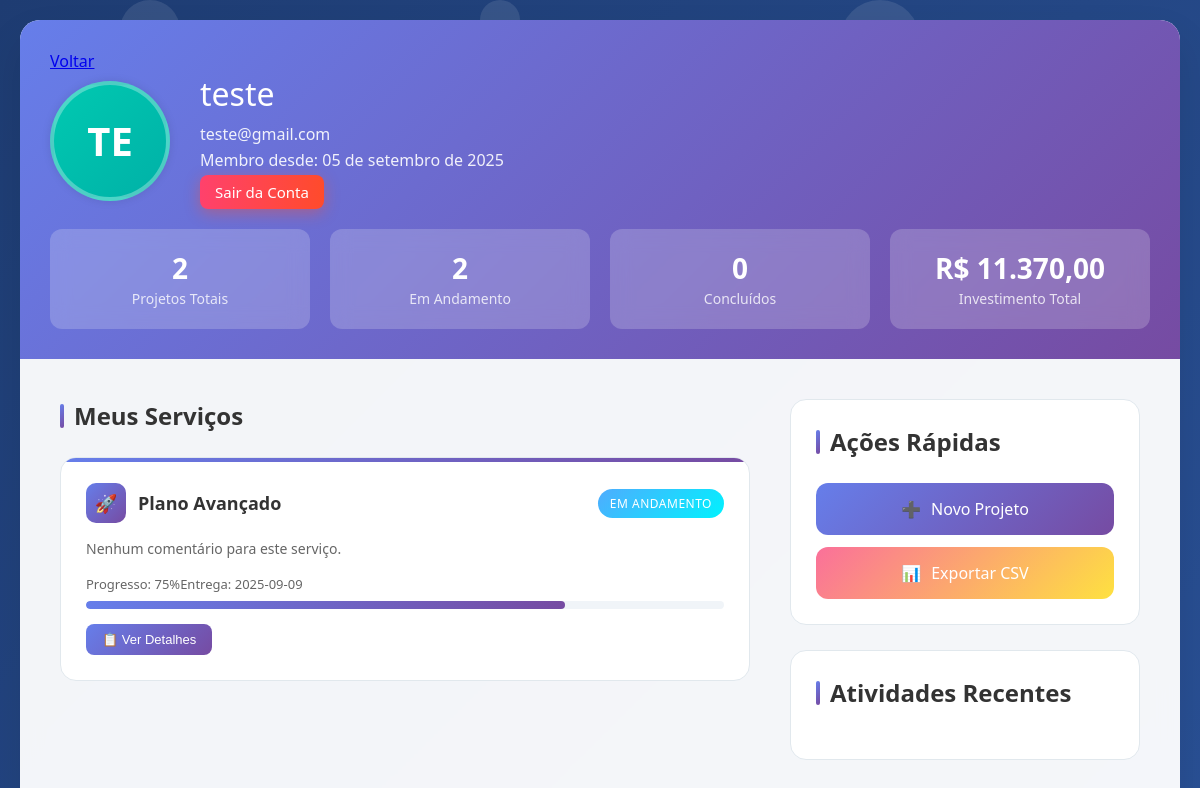
The page /src/pages/perfilUsuario.php (signed in) on the database as committed earlier.
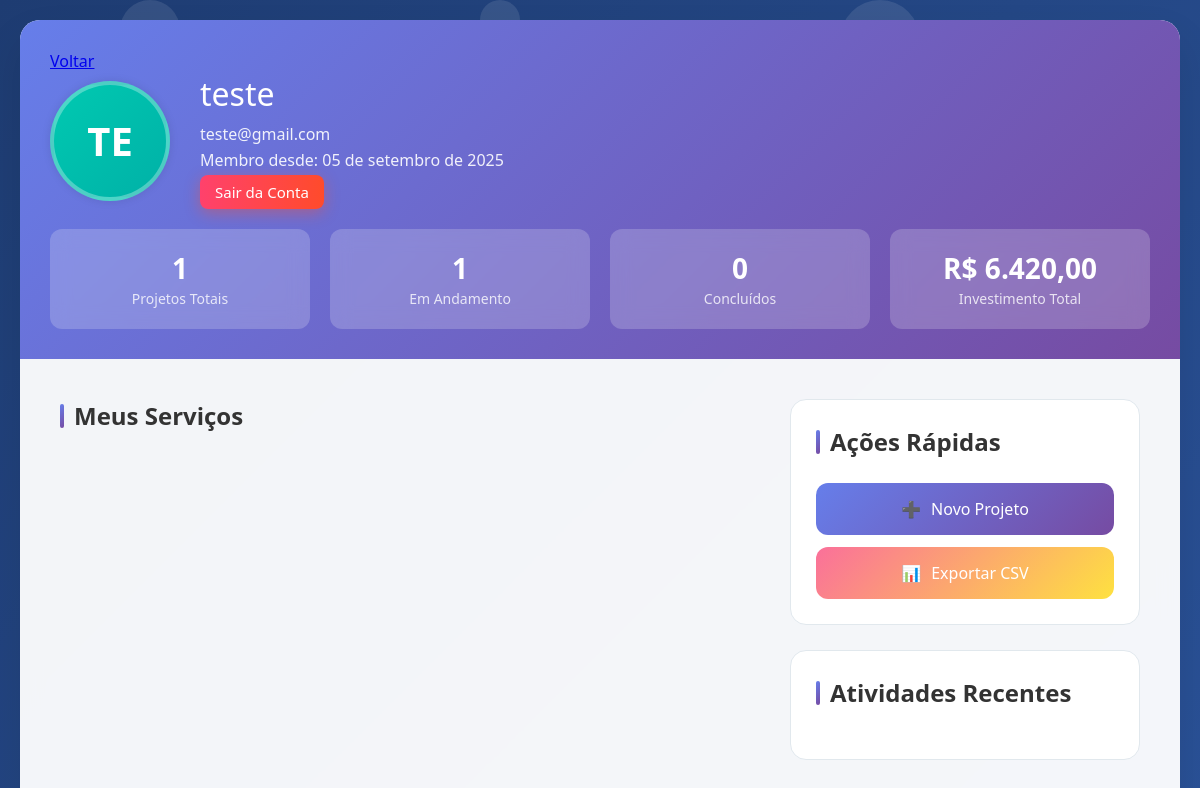
The same page on the database as committed later.
### tables this page shows
CREATE TABLE `servico` (
  `id` int(11) NOT NULL,
  `usuario_id` int(11) NOT NULL,
  `tipo_servico_id` int(11) NOT NULL,
  `data_inicio` date NOT NULL DEFAULT current_timestamp(),
  `data_termino` date NOT NULL,
  `status` enum('Em Andamento','Concluído','Cancelado','') NOT NULL DEFAULT 'Em Andamento'
);

CREATE TABLE `tipos_servico` (
  `id` int(11) NOT NULL,
  `nome_tipo` varchar(100) NOT NULL,
  `valor` float NOT NULL
);

### src/pages/perfilUsuario.php (the view, shortened to what this page needs)
<?php
require_once '../database/config.php';
$usuario_id = $_SESSION['usuario']['id'];
$stmtMeusServicos = $pdo->prepare('SELECT s.*, ts.nome_tipo, ts.valor FROM servico s JOIN tipos_servico ts ON s.tipo_servico_id = ts.id WHERE s.usuario_id = :usuario_id');
$stmtMeusServicos->execute([
    ':usuario_id' => $usuario_id
]);
$stmtTotalServicos = $pdo->prepare('SELECT COUNT(*) FROM servico WHERE usuario_id = :usuario_id ');
$stmtTotalServicos->execute([
    ':usuario_id' => $usuario_id
]);
$stmtTotalServicosEmAndamento = $pdo->prepare('SELECT COUNT(*) FROM servico WHERE status = :status AND usuario_id = :usuario_id');
$stmtTotalServicosEmAndamento->execute([
    ':status' => 'Em Andamento',
    ':usuario_id' => $usuario_id
]);
$stmtTotalServicosConcluidos = $pdo->prepare('SELECT COUNT(*) FROM servico WHERE status = :status AND usuario_id = :usuario_id');
$stmtTotalServicosConcluidos->execute([
    ':status' => 'Concluido',
    ':usuario_id' => $usuario_id
]);
$stmtTotalGastoEmServicos = $pdo->prepare('SELECT SUM(ts.valor) AS total_gasto FROM servico s JOIN tipos_servico ts ON s.tipo_servico_id = ts.id WHERE  s.usuario_id = :usuario_id');
$stmtTotalGastoEmServicos->execute([
    ':usuario_id' => $usuario_id
]);
$stmtComentarios = $pdo->prepare('SELECT c.*, u.nome AS nome_autor FROM comentarios c JOIN servico s ON c.servico_id = s.id JOIN usuarios u ON c.usuario_id = u.id WHERE s.usuario_id = :usuario_id ORDER BY c.data_criacao DESC');
$stmtComentarios->execute([
    ':usuario_id' => $usuario_id
]);
$stmtCaminhoFoto = $pdo->prepare('SELECT caminho_foto FROM usuarios WHERE id = :usuario_id');
$stmtCaminhoFoto->execute([
    ':usuario_id' => $usuario_id
]);
$meusServicos = $stmtMeusServicos->fetchAll(PDO::FETCH_ASSOC);
$totalServicos = $stmtTotalServicos->fetchColumn();
$TotalServicosEmAndamento = $stmtTotalServicosEmAndamento->fetchColumn();
$TotalServicosConcluidos = $stmtTotalServicosConcluidos->fetchColumn();
$TotalGasto = $stmtTotalGastoEmServicos->fetchColumn();
$comentariosDoServico = $stmtComentarios->fetchAll(PDO::FETCH_ASSOC);
$caminhoFoto = $stmtCaminhoFoto->fetchColumn();
$TotalGastoFormatado = number_format($TotalGasto, 2 , ',', '.');
$dataCriacao = new DateTime($_SESSION['usuario']['data_criacao']);
$meses = array(
    'January' => 'janeiro',
    'February' => 'fevereiro',
    'March' => 'março',
    'April' => 'abril',
    'May' => 'maio',
    'June' => 'junho',
    'July' => 'julho',
    'August' => 'agosto',
    'September' => 'setembro',
    'October' => 'outubro',
    'November' => 'novembro',
    'December' => 'dezembro'
);
$mes = $dataCriacao->format('F');
$mes_pt = $meses[$mes];
function formatarTempoPassado($data_criacao) {
    $agora = new DateTime();
    $data_atividade = new DateTime($data_criacao);
    $intervalo = $agora->diff($data_atividade);
    if ($intervalo->y > 0) {
        return 'Há ' . $intervalo->y . ' ano(s)';
    } elseif ($intervalo->m > 0) {
        return 'Há ' . $intervalo->m . ' mês(es)';
    } elseif ($intervalo->d > 0) {
        return 'Há ' . $intervalo->d . ' dia(s)';
    } elseif ($intervalo->h > 0) {
        return 'Há ' . $intervalo->h . ' hora(s)';
    } elseif ($intervalo->i > 0) {
        return 'Há ' . $intervalo->i . ' minuto(s)';
    } else {
        return 'Agora mesmo';
    }
}
?>
<!DOCTYPE html>
<html lang="pt-BR">
<head>
    <link rel="stylesheet" href="../css/perfilUsuario.css">
</head>
<body>
    <div class="floating-elements">
    </div>
    <div class="container">
        <div class="header">
            <a href="../../index.php">Voltar</a>
            <div class="profile-section">
                <div class="profile-avatar">
                    <?php if($caminhoFoto):?>
                    <img src="<?=htmlspecialchars($caminhoFoto);?>" alt="Foto de Perfil">
                    <?php else:?>
                    <?= htmlspecialchars(strtoupper(substr($_SESSION['usuario']['nome'] ?? '' , 0, 2)));?>
                    <?php endif;?>
                </div>
                <div class=" profile-info">
                    <h1><?= htmlspecialchars($_SESSION['usuario']['nome'])?></h1>
                    <p><?= htmlspecialchars($_SESSION['usuario']['email'])?></p>
                    <p> Membro desde:
                        <?=
                            $dataCriacao->format('d \d\e ') . $mes_pt . $dataCriacao->format(' \d\e Y')
                        ?>
                    </p>
                    <a class="btn-sair" href="../database/logout.php">
                        <i class="fas fa-sign-out-alt me-2"></i> Sair da Conta
                    </a>
                </div>
            </div>
            <div class="profile-stats">
                <div class="stat-card">
                    <span class="stat-number"><?= $totalServicos ?></span>
                    <span class="stat-label">Projetos Totais</span>
                </div>
                <div class="stat-card">
                    <span class="stat-number">
                        <?=$TotalServicosEmAndamento?>
                    </span>
                    <span class="stat-label">Em Andamento</span>
                </div>
                <div class="stat-card">
                    <span class="stat-number"><?= $TotalServicosConcluidos?></span>
                    <span class="stat-label">Concluídos</span>
                </div>
                <div class="stat-card">
                    <span class="stat-number">R$
                        <?=$TotalGastoFormatado?>
                    </span>
                    <span class="stat-label">Investimento Total</span>
                </div>
            </div>
        </div>
        <div class="main-content">
            <div class="services-section">
                <h2 class="section-title">Meus Serviços</h2>
                <div class="services-grid">
                    <?php foreach ($meusServicos as $servico):?>
                    <div class="service-card">
                        <div class="service-header">
                            <div class="service-title">
                                <div class="service-icon">🚀</div>
                                <span><?= $servico['nome_tipo']?></span>
                            </div>
                            <?php if($servico['status'] === 'Em Andamento'):?>
                            <span class="status-badge status-in-progress">
                                <?= $servico['status']?>
                            </span>
                            <?php elseif($servico['status'] ==='Concluido'):?>
                            <span class="status-badge status-completed">
                                <?= $servico['status']?>
                            </span>
                            <?php endif?>
                        </div>
                        <div class="service-details">
                            <?php
                                $comentariosParaEsteServico = array_filter($comentariosDoServico, function($c) use ($servico) {
                                    return $c['servico_id'] === $servico['id'];
                                });
                                if (!empty($comentariosParaEsteServico)):
                                    $comentariosDoServicoEncontrados = true;
                                    $primeiroComentario = array_shift($comentariosParaEsteServico);
                                ?>
                            <div class="comentario">
                                <strong>Comentário feito por:
                                    <?= htmlspecialchars($primeiroComentario['nome_autor']) ?></strong>
                                <p><?= nl2br(htmlspecialchars($primeiroComentario['titulo_comentario'])) ?></p>
                                <p><?= nl2br(htmlspecialchars($primeiroComentario['comentario'])) ?></p>
                                <small>Criado em:
                                    <?= formatarTempoPassado($primeiroComentario['data_criacao']) ?></small>
                            </div>
                            <hr>
                            <?php if (!empty($comentariosParaEsteServico)): ?>
                            <div id="comentarios-adicionais-<?= $servico['id'] ?>" class="comentarios-adicionais">
                                <?php foreach ($comentariosParaEsteServico as $comentario): ?>
                                <div class="comentario comentario-oculto">
                                    <strong>Comentário feito por:
                                        <?= htmlspecialchars($comentario['nome_autor']) ?></strong>
                                    <p><?= nl2br(htmlspecialchars($comentario['titulo_comentario'])) ?></p>
                                    <p><?= nl2br(htmlspecialchars($comentario['comentario'])) ?></p>
                                    <small>Criado em:
                                        <?= formatarTempoPassado($comentario['data_criacao']) ?></small>
                                </div>
                                <hr>
                                <?php endforeach; ?>
                            </div>
                            <button class="btn btn-sm btn-outline-secondary btn-ver-mais"
                                data-servico-id="<?= $servico['id'] ?>">Ver todos os comentários</button>
                            <?php endif; ?>
                            <?php else: ?>
                            <p>Nenhum comentário para este serviço.</p>
                            <?php endif; ?>
                        </div>
                        <div class="service-progress">
                            <div class="progress-label">
                                <span>Progresso: 75%</span>
                                <span>Entrega: <?= $servico['data_termino']?></span>
                            </div>
                            <div class="progress-bar">
                                <div class="progress-fill" style="width: 75%"></div>
                            </div>
                        </div>
                        <div class="service-actions">
                            <button class="btn btn-primary">📋 Ver Detalhes</button>
                        </div>
                    </div>
                    <?php endforeach?>
                </div>
            </div>
            <div class="sidebar">
                <div class="sidebar-card">
                    <h3 class="section-title">Ações Rápidas</h3>
                    <div class="quick-actions">
                        <a href="../../src/pages/faleconosco.php" class="action-btn">
                            <span>➕</span> Novo Projeto
                        </a>
                        <a href="../database/exportar_servicos.php" class="action-btn"
                            style="background: linear-gradient(135deg, #fa709a 0%, #fee140 100%);">
                            <span>📊</span> Exportar CSV
                        </a>
                    </div>
                </div>
                <div class="sidebar-card">
                    <h3 class="section-title">Atividades Recentes</h3>
                </div>
            </div>
        </div>
    </div>
</body>
</html>

### src/pages/perfilUsuario.php (style rules this page uses)
.profile-avatar { width: 120px; height: 120px; border-radius: 50%; overflow: hidden; display: flex; justify-content: center; align-items: center; background: linear-gradient(135deg, #00C9B1, #00B1A7); color: white; font-size: 40px; font-weight: bold; box-shadow: 0 0 10px rgba(0, 0, 0, 0.1); }

Rows that differ between the two databases and show on the page:
removed servico: tipo_servico.nome_tipo "Plano Avançado", status "EM ANDAMENTO", data_termino "2025-09-09"
Other text that changed with them:
$totalServicos: "2" → "1"
$TotalServicosEmAndamento: "2" → "1"
$TotalGastoFormatado: "11.370,00" → "6.420,00"
